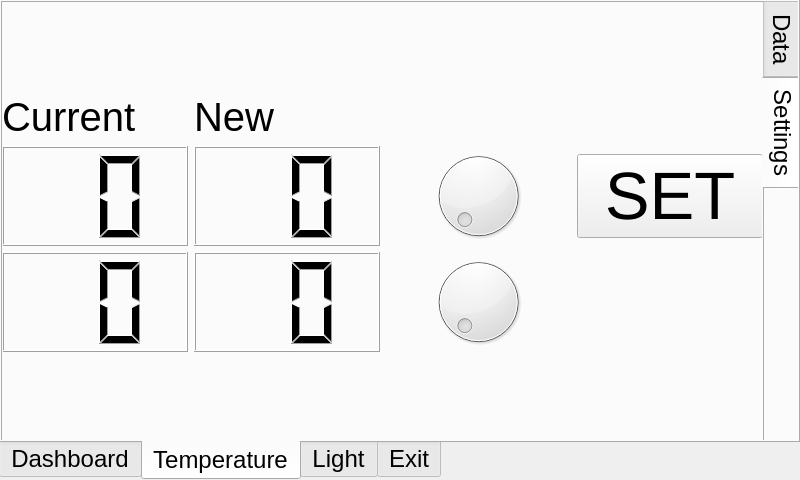
<?xml version="1.0" encoding="UTF-8"?>
<ui version="4.0">
 <class>MainWindow</class>
 <widget class="QMainWindow" name="MainWindow">
  <property name="geometry">
   <rect>
    <x>0</x>
    <y>0</y>
    <width>800</width>
    <height>480</height>
   </rect>
  </property>
  <property name="font">
   <font>
    <pointsize>18</pointsize>
   </font>
  </property>
  <property name="windowTitle">
   <string>MainWindow</string>
  </property>
  <widget class="QWidget" name="centralwidget">
   <widget class="QWidget" name="horizontalLayoutWidget">
    <property name="geometry">
     <rect>
      <x>-1</x>
      <y>-1</y>
      <width>801</width>
      <height>481</height>
     </rect>
    </property>
    <layout class="QHBoxLayout" name="l_main">
     <item>
      <widget class="QTabWidget" name="tw_main">
       <property name="tabPosition">
        <enum>QTabWidget::South</enum>
       </property>
       <property name="currentIndex">
        <number>1</number>
       </property>
       <property name="iconSize">
        <size>
         <width>20</width>
         <height>20</height>
        </size>
       </property>
       <widget class="QWidget" name="tab">
        <attribute name="icon">
         <iconset>
          <normaloff>icons/IconGraph.png</normaloff>icons/IconGraph.png</iconset>
        </attribute>
        <attribute name="title">
         <string>Dashboard</string>
        </attribute>
        <widget class="QWidget" name="gridLayoutWidget_4">
         <property name="geometry">
          <rect>
           <x>0</x>
           <y>0</y>
           <width>791</width>
           <height>441</height>
          </rect>
         </property>
         <layout class="QGridLayout" name="gridLayout_4">
          <item row="4" column="2">
           <spacer name="verticalSpacer_6">
            <property name="orientation">
             <enum>Qt::Vertical</enum>
            </property>
            <property name="sizeHint" stdset="0">
             <size>
              <width>20</width>
              <height>40</height>
             </size>
            </property>
           </spacer>
          </item>
          <item row="5" column="5">
           <widget class="QLCDNumber" name="lcdNumber_15">
            <property name="digitCount">
             <number>3</number>
            </property>
           </widget>
          </item>
          <item row="2" column="4">
           <widget class="QLCDNumber" name="lcdNumber_7">
            <property name="digitCount">
             <number>3</number>
            </property>
           </widget>
          </item>
          <item row="3" column="1">
           <widget class="QLCDNumber" name="lcdNumber_3">
            <property name="digitCount">
             <number>3</number>
            </property>
           </widget>
          </item>
          <item row="3" column="3">
           <spacer name="horizontalSpacer_4">
            <property name="orientation">
             <enum>Qt::Horizontal</enum>
            </property>
            <property name="sizeHint" stdset="0">
             <size>
              <width>40</width>
              <height>20</height>
             </size>
            </property>
           </spacer>
          </item>
          <item row="0" column="2">
           <spacer name="verticalSpacer_7">
            <property name="orientation">
             <enum>Qt::Vertical</enum>
            </property>
            <property name="sizeHint" stdset="0">
             <size>
              <width>20</width>
              <height>40</height>
             </size>
            </property>
           </spacer>
          </item>
          <item row="1" column="1">
           <widget class="QLCDNumber" name="lcdNumber">
            <property name="digitCount">
             <number>3</number>
            </property>
           </widget>
          </item>
          <item row="3" column="4">
           <widget class="QLCDNumber" name="lcdNumber_8">
            <property name="digitCount">
             <number>3</number>
            </property>
           </widget>
          </item>
          <item row="5" column="2">
           <widget class="QLCDNumber" name="lcdNumber_14">
            <property name="digitCount">
             <number>3</number>
            </property>
           </widget>
          </item>
          <item row="3" column="0">
           <spacer name="horizontalSpacer_5">
            <property name="orientation">
             <enum>Qt::Horizontal</enum>
            </property>
            <property name="sizeHint" stdset="0">
             <size>
              <width>40</width>
              <height>20</height>
             </size>
            </property>
           </spacer>
          </item>
          <item row="2" column="1">
           <widget class="QLCDNumber" name="lcdNumber_2">
            <property name="digitCount">
             <number>3</number>
            </property>
           </widget>
          </item>
          <item row="3" column="6">
           <spacer name="horizontalSpacer_6">
            <property name="orientation">
             <enum>Qt::Horizontal</enum>
            </property>
            <property name="sizeHint" stdset="0">
             <size>
              <width>40</width>
              <height>20</height>
             </size>
            </property>
           </spacer>
          </item>
          <item row="2" column="5">
           <widget class="QLCDNumber" name="lcdNumber_17">
            <property name="digitCount">
             <number>3</number>
            </property>
           </widget>
          </item>
          <item row="3" column="5">
           <widget class="QLCDNumber" name="lcdNumber_16">
            <property name="digitCount">
             <number>3</number>
            </property>
           </widget>
          </item>
          <item row="3" column="2">
           <widget class="QLCDNumber" name="lcdNumber_13">
            <property name="digitCount">
             <number>3</number>
            </property>
           </widget>
          </item>
          <item row="5" column="1">
           <widget class="QLCDNumber" name="lcdNumber_5">
            <property name="digitCount">
             <number>3</number>
            </property>
           </widget>
          </item>
          <item row="1" column="2">
           <widget class="QLCDNumber" name="lcdNumber_11">
            <property name="digitCount">
             <number>3</number>
            </property>
            <property name="mode">
             <enum>QLCDNumber::Dec</enum>
            </property>
           </widget>
          </item>
          <item row="1" column="5">
           <widget class="QLCDNumber" name="lcdNumber_18">
            <property name="digitCount">
             <number>3</number>
            </property>
           </widget>
          </item>
          <item row="2" column="2">
           <widget class="QLCDNumber" name="lcdNumber_12">
            <property name="digitCount">
             <number>3</number>
            </property>
           </widget>
          </item>
          <item row="1" column="4">
           <widget class="QLCDNumber" name="lcdNumber_6">
            <property name="digitCount">
             <number>3</number>
            </property>
           </widget>
          </item>
          <item row="5" column="4">
           <widget class="QLCDNumber" name="lcdNumber_10">
            <property name="digitCount">
             <number>3</number>
            </property>
           </widget>
          </item>
          <item row="6" column="2">
           <spacer name="verticalSpacer_8">
            <property name="orientation">
             <enum>Qt::Vertical</enum>
            </property>
            <property name="sizeHint" stdset="0">
             <size>
              <width>20</width>
              <height>40</height>
             </size>
            </property>
           </spacer>
          </item>
         </layout>
        </widget>
       </widget>
       <widget class="QWidget" name="tab_temp">
        <attribute name="icon">
         <iconset>
          <normaloff>icons/IconThermometer.png</normaloff>icons/IconThermometer.png</iconset>
        </attribute>
        <attribute name="title">
         <string>Temperature</string>
        </attribute>
        <widget class="QWidget" name="horizontalLayoutWidget_2">
         <property name="geometry">
          <rect>
           <x>0</x>
           <y>0</y>
           <width>801</width>
           <height>451</height>
          </rect>
         </property>
         <layout class="QHBoxLayout" name="l_temp">
          <item>
           <widget class="QTabWidget" name="tw_temp">
            <property name="tabPosition">
             <enum>QTabWidget::East</enum>
            </property>
            <property name="currentIndex">
             <number>1</number>
            </property>
            <property name="iconSize">
             <size>
              <width>20</width>
              <height>20</height>
             </size>
            </property>
            <widget class="QWidget" name="tab_temp_data">
             <attribute name="icon">
              <iconset>
               <normaloff>icons/IconGraph.png</normaloff>icons/IconGraph.png</iconset>
             </attribute>
             <attribute name="title">
              <string>Data</string>
             </attribute>
             <widget class="QWidget" name="horizontalLayoutWidget_4">
              <property name="geometry">
               <rect>
                <x>-1</x>
                <y>-1</y>
                <width>771</width>
                <height>441</height>
               </rect>
              </property>
              <layout class="QHBoxLayout" name="horizontalLayout_4">
               <item>
                <widget class="GraphicsLayoutWidget" name="plotWidget"/>
               </item>
              </layout>
             </widget>
            </widget>
            <widget class="QWidget" name="tab_temp_settings">
             <attribute name="icon">
              <iconset>
               <normaloff>icons/IconCog.png</normaloff>icons/IconCog.png</iconset>
             </attribute>
             <attribute name="title">
              <string>Settings</string>
             </attribute>
             <widget class="QWidget" name="gridLayoutWidget">
              <property name="geometry">
               <rect>
                <x>-1</x>
                <y>-1</y>
                <width>761</width>
                <height>441</height>
               </rect>
              </property>
              <layout class="QGridLayout" name="gridLayout">
               <item row="1" column="0">
                <widget class="QLabel" name="lbl_cur">
                 <property name="font">
                  <font>
                   <pointsize>30</pointsize>
                   <underline>false</underline>
                   <strikeout>false</strikeout>
                   <stylestrategy>PreferDefault</stylestrategy>
                   <kerning>true</kerning>
                  </font>
                 </property>
                 <property name="frameShape">
                  <enum>QFrame::NoFrame</enum>
                 </property>
                 <property name="text">
                  <string>Current</string>
                 </property>
                </widget>
               </item>
               <item row="2" column="0">
                <widget class="QLCDNumber" name="lcd_cur_start">
                 <property name="digitCount">
                  <number>2</number>
                 </property>
                </widget>
               </item>
               <item row="5" column="1">
                <spacer name="verticalSpacer_2">
                 <property name="orientation">
                  <enum>Qt::Vertical</enum>
                 </property>
                 <property name="sizeHint" stdset="0">
                  <size>
                   <width>20</width>
                   <height>40</height>
                  </size>
                 </property>
                </spacer>
               </item>
               <item row="1" column="1">
                <widget class="QLabel" name="lbl_new">
                 <property name="font">
                  <font>
                   <pointsize>30</pointsize>
                   <underline>false</underline>
                   <strikeout>false</strikeout>
                   <stylestrategy>PreferDefault</stylestrategy>
                   <kerning>true</kerning>
                  </font>
                 </property>
                 <property name="frameShape">
                  <enum>QFrame::NoFrame</enum>
                 </property>
                 <property name="text">
                  <string>New</string>
                 </property>
                </widget>
               </item>
               <item row="0" column="1">
                <spacer name="verticalSpacer">
                 <property name="orientation">
                  <enum>Qt::Vertical</enum>
                 </property>
                 <property name="sizeHint" stdset="0">
                  <size>
                   <width>20</width>
                   <height>40</height>
                  </size>
                 </property>
                </spacer>
               </item>
               <item row="4" column="0">
                <widget class="QLCDNumber" name="lcd_cur_stop">
                 <property name="digitCount">
                  <number>2</number>
                 </property>
                </widget>
               </item>
               <item row="4" column="1">
                <widget class="QLCDNumber" name="lcd_set_stop">
                 <property name="digitCount">
                  <number>2</number>
                 </property>
                </widget>
               </item>
               <item row="2" column="1">
                <widget class="QLCDNumber" name="lcd_set_start">
                 <property name="digitCount">
                  <number>2</number>
                 </property>
                </widget>
               </item>
               <item row="4" column="2">
                <widget class="QDial" name="dial_stop">
                 <property name="maximum">
                  <number>50</number>
                 </property>
                 <property name="singleStep">
                  <number>1</number>
                 </property>
                </widget>
               </item>
               <item row="2" column="2">
                <widget class="QDial" name="dial_start">
                 <property name="maximum">
                  <number>50</number>
                 </property>
                </widget>
               </item>
               <item row="2" column="3">
                <widget class="QPushButton" name="pb_set_temp">
                 <property name="font">
                  <font>
                   <pointsize>50</pointsize>
                  </font>
                 </property>
                 <property name="text">
                  <string>SET</string>
                 </property>
                </widget>
               </item>
              </layout>
             </widget>
            </widget>
           </widget>
          </item>
         </layout>
        </widget>
       </widget>
       <widget class="QWidget" name="tab_light">
        <attribute name="icon">
         <iconset>
          <normaloff>icons/IconLight.png</normaloff>icons/IconLight.png</iconset>
        </attribute>
        <attribute name="title">
         <string>Light</string>
        </attribute>
        <widget class="QWidget" name="horizontalLayoutWidget_5">
         <property name="geometry">
          <rect>
           <x>-1</x>
           <y>-1</y>
           <width>801</width>
           <height>451</height>
          </rect>
         </property>
         <layout class="QHBoxLayout" name="l_light">
          <item>
           <widget class="QTabWidget" name="tw_light">
            <property name="tabPosition">
             <enum>QTabWidget::East</enum>
            </property>
            <property name="currentIndex">
             <number>1</number>
            </property>
            <property name="iconSize">
             <size>
              <width>20</width>
              <height>20</height>
             </size>
            </property>
            <widget class="QWidget" name="tab_light_data">
             <attribute name="icon">
              <iconset>
               <normaloff>icons/IconGraph.png</normaloff>icons/IconGraph.png</iconset>
             </attribute>
             <attribute name="title">
              <string>Data</string>
             </attribute>
            </widget>
            <widget class="QWidget" name="tab_light_settings">
             <attribute name="icon">
              <iconset>
               <normaloff>icons/IconCog.png</normaloff>icons/IconCog.png</iconset>
             </attribute>
             <attribute name="title">
              <string>Settings</string>
             </attribute>
             <widget class="QWidget" name="gridLayoutWidget_3">
              <property name="geometry">
               <rect>
                <x>-1</x>
                <y>-1</y>
                <width>761</width>
                <height>441</height>
               </rect>
              </property>
              <layout class="QGridLayout" name="gridLayout_3">
               <item row="1" column="1">
                <widget class="QLabel" name="lbl_on">
                 <property name="font">
                  <font>
                   <pointsize>30</pointsize>
                  </font>
                 </property>
                 <property name="text">
                  <string>AAN</string>
                 </property>
                </widget>
               </item>
               <item row="1" column="2">
                <widget class="QLCDNumber" name="lcd_cur_on_h">
                 <property name="digitCount">
                  <number>2</number>
                 </property>
                 <property name="segmentStyle">
                  <enum>QLCDNumber::Filled</enum>
                 </property>
                </widget>
               </item>
               <item row="3" column="5">
                <widget class="QLCDNumber" name="lcd_new_off_h">
                 <property name="digitCount">
                  <number>2</number>
                 </property>
                </widget>
               </item>
               <item row="3" column="1">
                <widget class="QLabel" name="lbl_off">
                 <property name="font">
                  <font>
                   <pointsize>30</pointsize>
                  </font>
                 </property>
                 <property name="text">
                  <string>UIT</string>
                 </property>
                </widget>
               </item>
               <item row="1" column="9">
                <widget class="QPushButton" name="pb_set_light">
                 <property name="font">
                  <font>
                   <pointsize>50</pointsize>
                  </font>
                 </property>
                 <property name="text">
                  <string>SET</string>
                 </property>
                </widget>
               </item>
               <item row="1" column="4">
                <spacer name="horizontalSpacer_3">
                 <property name="orientation">
                  <enum>Qt::Horizontal</enum>
                 </property>
                 <property name="sizeHint" stdset="0">
                  <size>
                   <width>40</width>
                   <height>20</height>
                  </size>
                 </property>
                </spacer>
               </item>
               <item row="0" column="6">
                <widget class="QLabel" name="lbl_on_2">
                 <property name="font">
                  <font>
                   <pointsize>30</pointsize>
                  </font>
                 </property>
                 <property name="text">
                  <string>UUR</string>
                 </property>
                </widget>
               </item>
               <item row="0" column="8">
                <widget class="QLabel" name="lbl_on_3">
                 <property name="font">
                  <font>
                   <pointsize>30</pointsize>
                  </font>
                 </property>
                 <property name="text">
                  <string>MIN</string>
                 </property>
                </widget>
               </item>
               <item row="1" column="8">
                <widget class="QDial" name="dial_on_m">
                 <property name="maximum">
                  <number>59</number>
                 </property>
                </widget>
               </item>
               <item row="1" column="5">
                <widget class="QLCDNumber" name="lcd_new_on_h">
                 <property name="digitCount">
                  <number>2</number>
                 </property>
                </widget>
               </item>
               <item row="1" column="3">
                <widget class="QLCDNumber" name="lcd_cur_on_m">
                 <property name="digitCount">
                  <number>2</number>
                 </property>
                </widget>
               </item>
               <item row="1" column="7">
                <widget class="QLCDNumber" name="lcd_new_on_m">
                 <property name="digitCount">
                  <number>2</number>
                 </property>
                </widget>
               </item>
               <item row="3" column="6">
                <widget class="QDial" name="dial_off_h">
                 <property name="maximum">
                  <number>23</number>
                 </property>
                </widget>
               </item>
               <item row="3" column="8">
                <widget class="QDial" name="dial_off_m">
                 <property name="maximum">
                  <number>59</number>
                 </property>
                </widget>
               </item>
               <item row="3" column="7">
                <widget class="QLCDNumber" name="lcd_new_off_m">
                 <property name="digitCount">
                  <number>2</number>
                 </property>
                </widget>
               </item>
               <item row="1" column="6">
                <widget class="QDial" name="dial_on_h">
                 <property name="maximum">
                  <number>23</number>
                 </property>
                </widget>
               </item>
               <item row="3" column="3">
                <widget class="QLCDNumber" name="lcd_cur_off_m">
                 <property name="digitCount">
                  <number>2</number>
                 </property>
                </widget>
               </item>
               <item row="3" column="2">
                <widget class="QLCDNumber" name="lcd_cur_off_h">
                 <property name="digitCount">
                  <number>2</number>
                 </property>
                </widget>
               </item>
               <item row="4" column="6">
                <spacer name="verticalSpacer_5">
                 <property name="orientation">
                  <enum>Qt::Vertical</enum>
                 </property>
                 <property name="sizeHint" stdset="0">
                  <size>
                   <width>20</width>
                   <height>40</height>
                  </size>
                 </property>
                </spacer>
               </item>
              </layout>
             </widget>
            </widget>
           </widget>
          </item>
         </layout>
        </widget>
       </widget>
       <widget class="QWidget" name="tab_exit">
        <attribute name="icon">
         <iconset>
          <normaloff>icons/IconShutdown.png</normaloff>icons/IconShutdown.png</iconset>
        </attribute>
        <attribute name="title">
         <string>Exit</string>
        </attribute>
        <widget class="QWidget" name="horizontalLayoutWidget_3">
         <property name="geometry">
          <rect>
           <x>0</x>
           <y>0</y>
           <width>801</width>
           <height>451</height>
          </rect>
         </property>
         <layout class="QHBoxLayout" name="l_exit">
          <item>
           <spacer name="horizontalSpacer">
            <property name="orientation">
             <enum>Qt::Horizontal</enum>
            </property>
            <property name="sizeHint" stdset="0">
             <size>
              <width>40</width>
              <height>20</height>
             </size>
            </property>
           </spacer>
          </item>
          <item>
           <widget class="QPushButton" name="pbExit">
            <property name="text">
             <string>Exit</string>
            </property>
           </widget>
          </item>
          <item>
           <widget class="QPushButton" name="pbReboot">
            <property name="text">
             <string>Reboot</string>
            </property>
           </widget>
          </item>
          <item>
           <widget class="QPushButton" name="pbShutdown">
            <property name="text">
             <string>Shutdown</string>
            </property>
           </widget>
          </item>
          <item>
           <spacer name="horizontalSpacer_2">
            <property name="orientation">
             <enum>Qt::Horizontal</enum>
            </property>
            <property name="sizeHint" stdset="0">
             <size>
              <width>40</width>
              <height>20</height>
             </size>
            </property>
           </spacer>
          </item>
         </layout>
        </widget>
       </widget>
      </widget>
     </item>
    </layout>
   </widget>
  </widget>
 </widget>
 <customwidgets>
  <customwidget>
   <class>GraphicsLayoutWidget</class>
   <extends>QGraphicsView</extends>
   <header>pyqtgraph</header>
  </customwidget>
 </customwidgets>
 <resources/>
 <connections/>
</ui>
